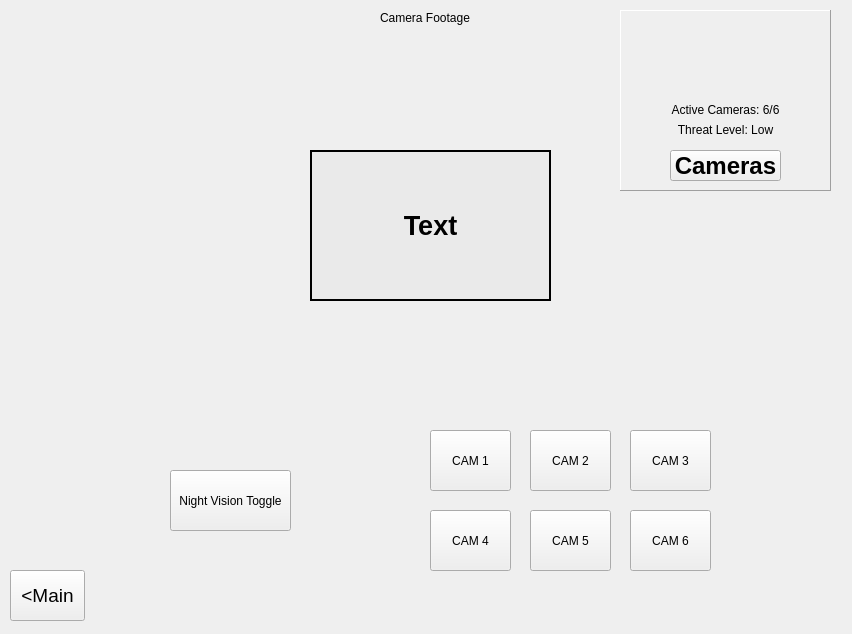
<?xml version="1.0" encoding="UTF-8"?>
<ui version="4.0">
 <class>JurassicSCADA</class>
 <widget class="QMainWindow" name="JurassicSCADA">
  <property name="enabled">
   <bool>true</bool>
  </property>
  <property name="geometry">
   <rect>
    <x>0</x>
    <y>0</y>
    <width>852</width>
    <height>634</height>
   </rect>
  </property>
  <property name="windowTitle">
   <string>JurassicSCADA</string>
  </property>
  <widget class="QWidget" name="centralWidget">
   <widget class="QWidget" name="mainSCADA" native="true">
    <property name="geometry">
     <rect>
      <x>0</x>
      <y>0</y>
      <width>851</width>
      <height>631</height>
     </rect>
    </property>
    <widget class="QFrame" name="CameraBox">
     <property name="geometry">
      <rect>
       <x>620</x>
       <y>10</y>
       <width>211</width>
       <height>181</height>
      </rect>
     </property>
     <property name="frameShape">
      <enum>QFrame::Panel</enum>
     </property>
     <property name="frameShadow">
      <enum>QFrame::Raised</enum>
     </property>
     <widget class="QLabel" name="CameraData1">
      <property name="geometry">
       <rect>
        <x>0</x>
        <y>90</y>
        <width>211</width>
        <height>20</height>
       </rect>
      </property>
      <property name="text">
       <string>Active Cameras: 6/6</string>
      </property>
      <property name="alignment">
       <set>Qt::AlignCenter</set>
      </property>
     </widget>
     <widget class="QLabel" name="CameraData2">
      <property name="geometry">
       <rect>
        <x>0</x>
        <y>110</y>
        <width>211</width>
        <height>20</height>
       </rect>
      </property>
      <property name="text">
       <string>Threat Level: Low</string>
      </property>
      <property name="alignment">
       <set>Qt::AlignCenter</set>
      </property>
     </widget>
     <widget class="QLabel" name="CameraIcon">
      <property name="geometry">
       <rect>
        <x>0</x>
        <y>0</y>
        <width>211</width>
        <height>91</height>
       </rect>
      </property>
      <property name="frameShape">
       <enum>QFrame::NoFrame</enum>
      </property>
      <property name="frameShadow">
       <enum>QFrame::Raised</enum>
      </property>
      <property name="text">
       <string>&lt;html&gt;&lt;head/&gt;&lt;body&gt;&lt;p&gt;&lt;img src=&quot;:/JurassicSCADA/Camera.png&quot;/&gt;&lt;/p&gt;&lt;/body&gt;&lt;/html&gt;</string>
      </property>
      <property name="alignment">
       <set>Qt::AlignCenter</set>
      </property>
     </widget>
     <widget class="QPushButton" name="camerabtn">
      <property name="geometry">
       <rect>
        <x>50</x>
        <y>140</y>
        <width>111</width>
        <height>31</height>
       </rect>
      </property>
      <property name="font">
       <font>
        <pointsize>18</pointsize>
        <bold>true</bold>
       </font>
      </property>
      <property name="text">
       <string>Cameras</string>
      </property>
     </widget>
    </widget>
   </widget>
   <widget class="QWidget" name="cameraScreen" native="true">
    <property name="enabled">
     <bool>true</bool>
    </property>
    <property name="geometry">
     <rect>
      <x>0</x>
      <y>0</y>
      <width>851</width>
      <height>631</height>
     </rect>
    </property>
    <widget class="QPushButton" name="nightVisionToggle">
     <property name="geometry">
      <rect>
       <x>170</x>
       <y>470</y>
       <width>121</width>
       <height>61</height>
      </rect>
     </property>
     <property name="text">
      <string>Night Vision Toggle</string>
     </property>
    </widget>
    <widget class="QPushButton" name="camerabtn1">
     <property name="geometry">
      <rect>
       <x>430</x>
       <y>430</y>
       <width>81</width>
       <height>61</height>
      </rect>
     </property>
     <property name="text">
      <string>CAM 1</string>
     </property>
    </widget>
    <widget class="QPushButton" name="camerabtn2">
     <property name="geometry">
      <rect>
       <x>530</x>
       <y>430</y>
       <width>81</width>
       <height>61</height>
      </rect>
     </property>
     <property name="text">
      <string>CAM 2</string>
     </property>
    </widget>
    <widget class="QPushButton" name="camerabtn4">
     <property name="geometry">
      <rect>
       <x>430</x>
       <y>510</y>
       <width>81</width>
       <height>61</height>
      </rect>
     </property>
     <property name="text">
      <string>CAM 4</string>
     </property>
    </widget>
    <widget class="QPushButton" name="camerabtn3">
     <property name="geometry">
      <rect>
       <x>630</x>
       <y>430</y>
       <width>81</width>
       <height>61</height>
      </rect>
     </property>
     <property name="text">
      <string>CAM 3</string>
     </property>
    </widget>
    <widget class="QPushButton" name="camerabtn6">
     <property name="geometry">
      <rect>
       <x>630</x>
       <y>510</y>
       <width>81</width>
       <height>61</height>
      </rect>
     </property>
     <property name="text">
      <string>CAM 6</string>
     </property>
    </widget>
    <widget class="QPushButton" name="camerabtn5">
     <property name="geometry">
      <rect>
       <x>530</x>
       <y>510</y>
       <width>81</width>
       <height>61</height>
      </rect>
     </property>
     <property name="text">
      <string>CAM 5</string>
     </property>
    </widget>
    <widget class="QPushButton" name="cameraBackbtn">
     <property name="geometry">
      <rect>
       <x>10</x>
       <y>570</y>
       <width>75</width>
       <height>51</height>
      </rect>
     </property>
     <property name="font">
      <font>
       <family>Arial</family>
       <pointsize>14</pointsize>
      </font>
     </property>
     <property name="text">
      <string>&lt;Main</string>
     </property>
    </widget>
    <widget class="QLabel" name="cameraLabel">
     <property name="geometry">
      <rect>
       <x>80</x>
       <y>30</y>
       <width>691</width>
       <height>389</height>
      </rect>
     </property>
     <property name="text">
      <string>&lt;html&gt;&lt;head/&gt;&lt;body&gt;&lt;p&gt;&lt;img src=&quot;:/JurassicSCADA/Dinosaur 1.jpg&quot;/&gt;&lt;/p&gt;&lt;/body&gt;&lt;/html&gt;</string>
     </property>
     <property name="alignment">
      <set>Qt::AlignCenter</set>
     </property>
    </widget>
    <widget class="QLabel" name="label">
     <property name="geometry">
      <rect>
       <x>380</x>
       <y>10</y>
       <width>91</width>
       <height>16</height>
      </rect>
     </property>
     <property name="text">
      <string>Camera Footage</string>
     </property>
    </widget>
   </widget>
   <widget class="QFrame" name="popUpWindow">
    <property name="geometry">
     <rect>
      <x>310</x>
      <y>150</y>
      <width>241</width>
      <height>151</height>
     </rect>
    </property>
    <property name="styleSheet">
     <string notr="true">background-color: rgb(234, 234, 234);</string>
    </property>
    <property name="frameShape">
     <enum>QFrame::WinPanel</enum>
    </property>
    <property name="frameShadow">
     <enum>QFrame::Plain</enum>
    </property>
    <property name="lineWidth">
     <number>5</number>
    </property>
    <property name="midLineWidth">
     <number>0</number>
    </property>
    <widget class="QLabel" name="Text">
     <property name="geometry">
      <rect>
       <x>10</x>
       <y>50</y>
       <width>221</width>
       <height>51</height>
      </rect>
     </property>
     <property name="font">
      <font>
       <pointsize>20</pointsize>
       <bold>true</bold>
      </font>
     </property>
     <property name="frameShape">
      <enum>QFrame::NoFrame</enum>
     </property>
     <property name="frameShadow">
      <enum>QFrame::Plain</enum>
     </property>
     <property name="text">
      <string>Text</string>
     </property>
     <property name="alignment">
      <set>Qt::AlignCenter</set>
     </property>
    </widget>
   </widget>
  </widget>
 </widget>
 <layoutdefault spacing="6" margin="11"/>
 <resources>
  <include location="JurassicSCADA.qrc"/>
 </resources>
 <connections/>
</ui>
